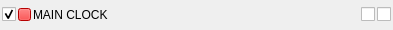
<?xml version="1.0" encoding="UTF-8"?>
<ui version="4.0">
 <class>ChannelDiplay</class>
 <widget class="QWidget" name="ChannelDiplay">
  <property name="geometry">
   <rect>
    <x>0</x>
    <y>0</y>
    <width>393</width>
    <height>30</height>
   </rect>
  </property>
  <property name="minimumSize">
   <size>
    <width>40</width>
    <height>30</height>
   </size>
  </property>
  <property name="windowTitle">
   <string>Form</string>
  </property>
  <layout class="QHBoxLayout" name="horizontalLayout" stretch="0,0,1,0,0,0">
   <property name="spacing">
    <number>2</number>
   </property>
   <property name="leftMargin">
    <number>2</number>
   </property>
   <property name="topMargin">
    <number>0</number>
   </property>
   <property name="rightMargin">
    <number>2</number>
   </property>
   <property name="bottomMargin">
    <number>0</number>
   </property>
   <item>
    <widget class="QCheckBox" name="display">
     <property name="minimumSize">
      <size>
       <width>13</width>
       <height>13</height>
      </size>
     </property>
     <property name="text">
      <string/>
     </property>
     <property name="checked">
      <bool>true</bool>
     </property>
    </widget>
   </item>
   <item>
    <widget class="QPushButton" name="color_btn">
     <property name="sizePolicy">
      <sizepolicy hsizetype="Fixed" vsizetype="Fixed">
       <horstretch>0</horstretch>
       <verstretch>0</verstretch>
      </sizepolicy>
     </property>
     <property name="minimumSize">
      <size>
       <width>13</width>
       <height>13</height>
      </size>
     </property>
     <property name="maximumSize">
      <size>
       <width>13</width>
       <height>13</height>
      </size>
     </property>
     <property name="autoFillBackground">
      <bool>false</bool>
     </property>
     <property name="styleSheet">
      <string notr="true">background-color: rgb(255, 0, 0);</string>
     </property>
     <property name="text">
      <string/>
     </property>
     <property name="flat">
      <bool>false</bool>
     </property>
    </widget>
   </item>
   <item>
    <widget class="QLabel" name="name">
     <property name="sizePolicy">
      <sizepolicy hsizetype="Minimum" vsizetype="Preferred">
       <horstretch>0</horstretch>
       <verstretch>0</verstretch>
      </sizepolicy>
     </property>
     <property name="minimumSize">
      <size>
       <width>0</width>
       <height>26</height>
      </size>
     </property>
     <property name="mouseTracking">
      <bool>false</bool>
     </property>
     <property name="text">
      <string>MAIN CLOCK</string>
     </property>
     <property name="textFormat">
      <enum>Qt::PlainText</enum>
     </property>
     <property name="textInteractionFlags">
      <set>Qt::LinksAccessibleByMouse</set>
     </property>
    </widget>
   </item>
   <item>
    <widget class="QLabel" name="value">
     <property name="minimumSize">
      <size>
       <width>75</width>
       <height>0</height>
      </size>
     </property>
     <property name="text">
      <string/>
     </property>
     <property name="textFormat">
      <enum>Qt::PlainText</enum>
     </property>
     <property name="alignment">
      <set>Qt::AlignRight|Qt::AlignTrailing|Qt::AlignVCenter</set>
     </property>
    </widget>
   </item>
   <item>
    <widget class="QCheckBox" name="ylink">
     <property name="toolTip">
      <string>enable common Y axis</string>
     </property>
     <property name="text">
      <string/>
     </property>
    </widget>
   </item>
   <item>
    <widget class="QCheckBox" name="individual_axis">
     <property name="text">
      <string/>
     </property>
    </widget>
   </item>
  </layout>
 </widget>
 <resources/>
 <connections/>
</ui>
